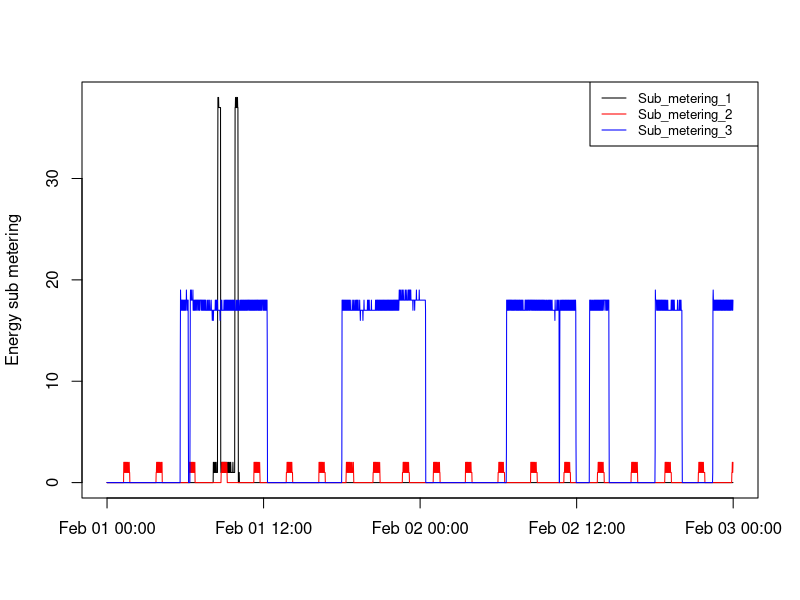

The R source for this figure:
#Clean the data and create date-time variable to plot by date
Data = read.csv("CleanPowerData.csv")
Date.Time = paste(Data$Date,Data$Time)
Date.Time = strptime(Date.Time, "%Y-%m-%d %H:%M:%S")
Data = cbind(Data,Date.Time)

plot(Data$Date.Time,Data$Sub_metering_1,type = "l", xlab = "", ylab = "Energy sub metering")
lines(Data$Date.Time,Data$Sub_metering_2, col ="red")
lines(Data$Date.Time,Data$Sub_metering_3, col ="blue")
legend("topright",c("Sub_metering_1     ","Sub_metering_2    ","Sub_metering_3    "),lty = c(1,1,1), col = c("black","red","blue"),cex = .8)

dev.copy(png,"plot3.png")
dev.off()
